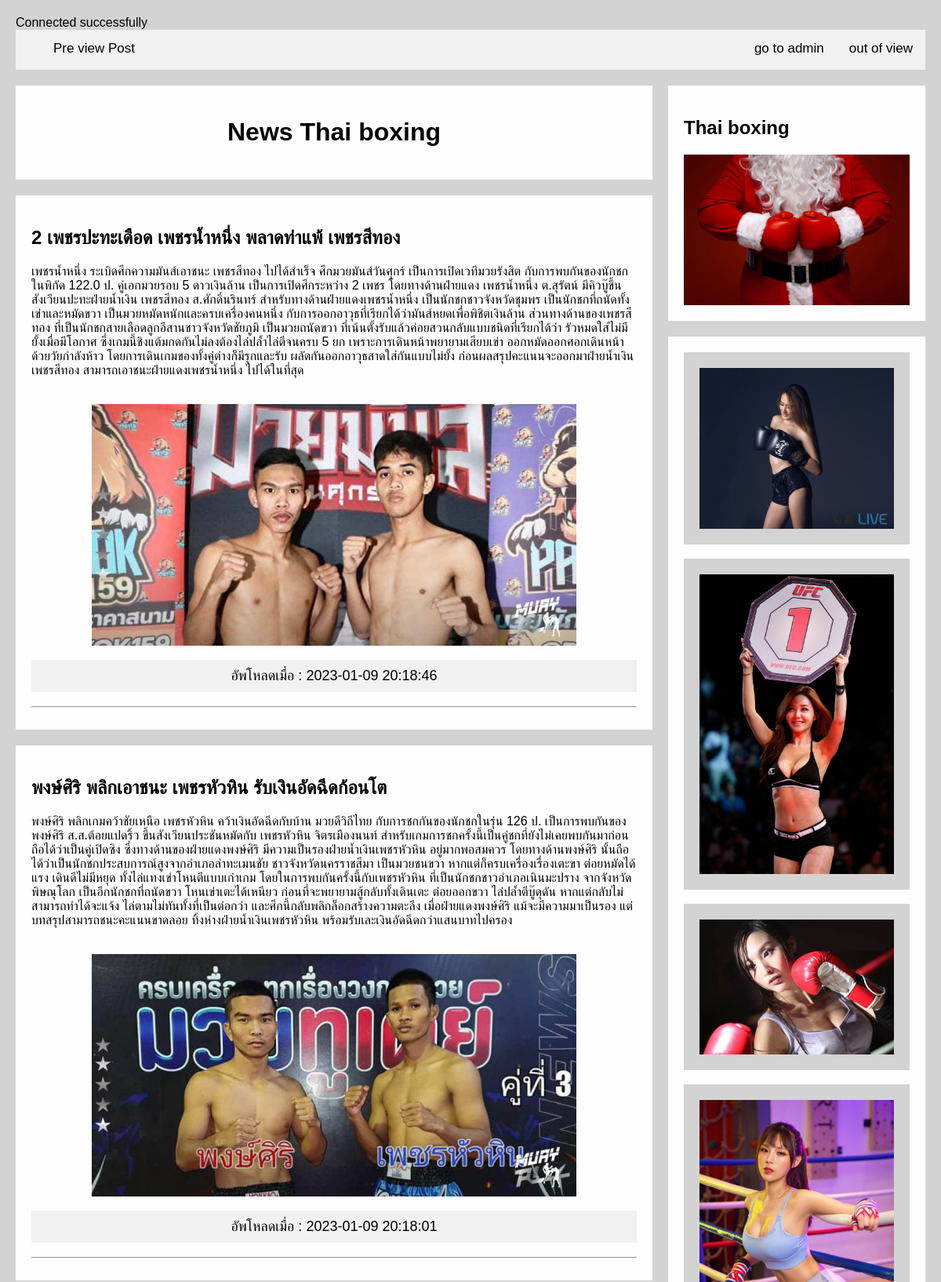
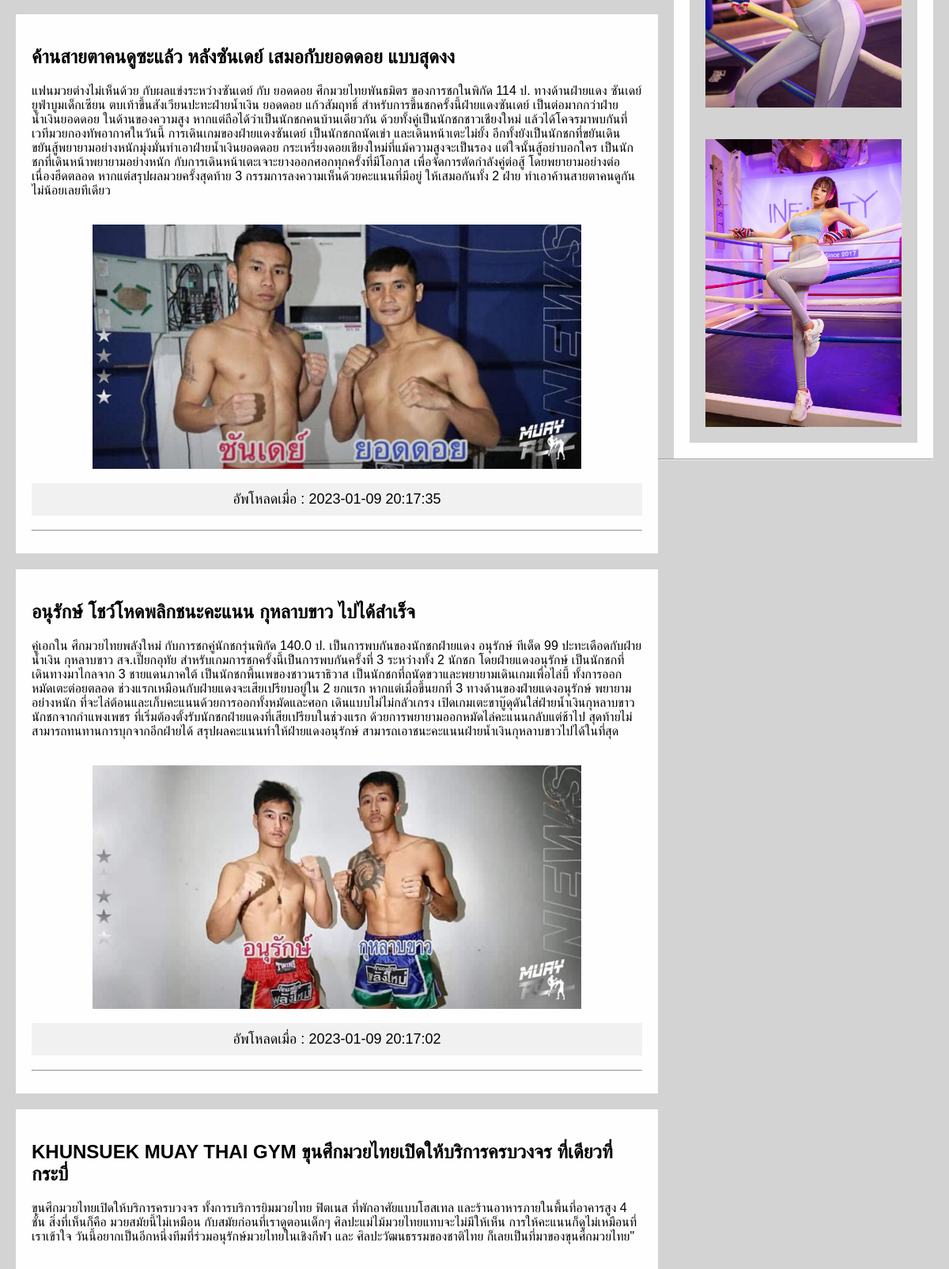
/admin/View_Post.php (signed in, upper part), run on the app's committed database (2 pictures, top to bottom).
### tables this page shows
CREATE TABLE `images` (
  `id` int(11) NOT NULL,
  `file_name` varchar(255) NOT NULL,
  `headlines` varchar(255) NOT NULL,
  `content` mediumtext NOT NULL,
  `uploaded_on` datetime NOT NULL,
  `status` enum('1','0') NOT NULL DEFAULT '1'
);

### admin/View_Post.php (the view, shortened to what this page needs)
<?php
    include_once '../config/dbConfig.php';
    require_once '../config/db.php';
?>
<!DOCTYPE html>
<html lang="en">
    <head>
        <link rel="stylesheet" href="../css/signin.css">
        <link rel="stylesheet" href="../css/news_Sy.css">
        <link rel="stylesheet" href="../css/signincontrol.css">
    </head>
<body>
  <?php
      if (isset($_SESSION['admin_login'])) {
      $admin_id = $_SESSION['admin_login'];
      $stmt = $conn->query("SELECT * FROM users WHERE id = $admin_id");
      $stmt->execute();
      $row = $stmt->fetch(PDO::FETCH_ASSOC);
        }
    ?>
        <div class="topnav">
            <a href="" class="info"><?php echo $row['username'] ?></a>
            <a href="">Pre view Post</a>
                <div class="topnav-right">
                    <a href="../admin.php">go to admin</a>
                    <a href="control.php">out of view</a>
                </div>
        </div>
        <body>
                <div class="leftcolumn">
                <div class="card">
                        <h1>News Thai boxing</h1>
                </div>
                        <?php
                            $query = $db->query("SELECT * FROM images ORDER BY uploaded_on DESC");
                            if ($query->num_rows > 0) {
                                while($row = $query->fetch_assoc()) {
                                    $imageURL = '../img/uploads/'.$row['file_name'];
                                    $headlines = $row['headlines'];
                                    $content = $row['content'];
                                    $uploaded_on = $row['uploaded_on'];
                                ?>
                        <div class="card">
                                <div class="">
                                    <div class="">
                                    <h2 style="text-align:left;" ><?php echo $headlines ?><br></h2><p style="text-align:left;"><?php echo $content ?></p><br><img src="<?php echo $imageURL ?>" alt="" width=" 80%" text-align=" center"  class="card-img"><br><p class="btn btn-sm btn-primary mb-3">อัพโหลดเมื่อ : <?php echo $uploaded_on ?></p><hr>
                                    </div>
                                </div>
                        </div>
                            <?php
                                }
                            } else { ?>
                            <p>No image found...</p>
                        <?php } ?>
                    </div>
                    <div class="rightcolumn">
                        <div class="card">
                        <h2>Thai boxing</h2>
                        <img src="../img/img_home/TB66666666666.jpg" style="width:100%">
                    </div>
                        <div class="card">
                            <div class="fakeimg"><img src="../img/img_home/GMLive-woman-we-love-muay-thai-beauty04.jpg" style="width:100%"></div><br>
                            <div class="fakeimg"><img src="../img/img_home/TB3214.jpg" style="width:100%"></div><br>
                            <div class="fakeimg"><img src="../img/img_home/TB322222222222222.jpg" style="width:100%"></div><br>
                            <div class="fakeimg"><img src="../img/img_home/TB09213.jpg" style="width:100%"></div>
                            <div class="fakeimg"><img src="../img/img_home/TB0942532.jpg" style="width:100%"></div>
                        </div>
                </div><hr>
    </body>
</html>

### css/signin.css (style rules this page uses)
body { margin:0; }
.topnav { overflow: hidden; background-color: #f1f1f1; }
.topnav a { float: left; display: block; color: black; text-align: center; padding: 14px 16px; text-decoration: none; font-size: 17px; border-bottom: 3px solid transparent; }
.topnav-right { float: right; }
body { font-family: Arial; }
* { box-sizing: border-box; }

### css/news_Sy.css (style rules this page uses)
* { box-sizing: border-box }
body { font-family: Verdana, sans-serif; margin:0 }
img { vertical-align: middle; }
* { box-sizing: border-box; }
body { font-family: Arial; padding: 20px; background: #d4d3d3; }
.leftcolumn { text-align: center; float: left; width: 70%; }
.rightcolumn { float:right; width: 30%; padding-left: 20px; }
.fakeimg { background-color: #d4d3d3; width: 100%; padding: 20px; }
.card { background-color: rgb(254, 254, 254); padding: 20px; margin-top: 20px; }

### css/signincontrol.css (style rules this page uses)
body { font-family: Arial, Helvetica, sans-serif; }
* { box-sizing: border-box; }

### admin/View_Post.php (style rules this page uses)
* { box-sizing: border-box; }
body { margin: 0; font-family: Arial, Helvetica, sans-serif; }
.btn { border: none; outline: none; padding: 10px 16px; background-color: #f1f1f1; cursor: pointer; font-size: 18px; }

### data on the page
images: headlines "2 เพชรปะทะเดือด เพชรน้ำหนึ่ง พลาดท่าแพ้ เพชรสีทอง", content "เพชรน้ำหนึ่ง ระเบิดศึกความมันส์เอาชนะ เพชรสีทอง ไปได้สำเร็จ ศึกมวยมันส์วันศุกร์ เป็นการเปิดเวทีมวยรังสิต กับการพบกันของนักชกในพิกัด 122.0 ป. คู่เอกมวยรอบ 5 ดาวเงินล้าน เป็นการเปิดศึกระหว่าง 2 เพชร โดยทางด้านฝ่ายแดง เพชรน้ำหนึ่ง ต.สุรัตน์ มีคิวบู๊ขึ้นสังเวียนปะทะฝ่ายน้ำเงิน เพชรสีทอง ส.ศักดิ์นรินทร์ สำหรับทางด้านฝ่ายแดงเพชรน้ำหนึ่ง เป็นนักชกชาวจังหวัดชุมพร เป็นนักชกที่ถนัดทั้งเข่าและหมัดขวา เป็นมวยหมัดหนักและครบเครื่องคนหนึ่ง กับการออกอาวุธที่เรียกได้ว่ามันส์หยดเพื่อพิชิตเงินล้าน ส่วนทางด้านของเพชรสีทอง ที่เป็นนักชกสายเลือดลูกอีสานชาวจังหวัดชัยภูมิ เป็นมวยถนัดขวา ที่เน้นตั้งรับแล้วค่อยสวนกลับแบบชนิดที่เรียกได้ว่า รัวหมดใส่ไม่มียั้งเมื่อมีโอกาศ ซึ่งเกมนี้ชิงแต้มกดกันไม่ลงต้องไล่ปล้ำไล่ตีจนครบ…", file_name (picture), uploaded_on "2023-01-09 20:18:46"
images: headlines "พงษ์ศิริ พลิกเอาชนะ เพชรหัวหิน รับเงินอัดฉีดก้อนโต", content "พงษ์ศิริ พลิกเกมคว้าชัยเหนือ เพชรหัวหิน คว้าเงินอัดฉีดกับบ้าน มวยดีวิถีไทย กับการชกกันของนักชกในรุ่น 126 ป. เป็นการพบกันของ พงษ์ศิริ ส.ส.ต้อยแปดริ้ว ขึ้นสังเวียนประชันหมัดกับ เพชรหัวหิน จิตรเมืองนนท์ สำหรับเกมการชกครั้งนี้เป็นคู่ชกที่ยังไม่เคยพบกันมาก่อน ถือได้ว่าเป็นคู่เปิดซิง ซึ่งทางด้านของฝ่ายแดงพงษ์ศิริ มีความเป็นรองฝ่ายน้ำเงินเพชรหัวหิน อยู่มากพอสมควร โดยทางด้านพงษ์ศิริ นั้นถือได้ว่าเป็นนักชกประสบการณ์สูงจากอำเภอลำทะเมนชัย ชาวจังหวัดนครราชสีมา เป็นมวยชนขวา หากแต่ก็ครบเครื่องเรื่องเตะขา ต่อยหมัดได้แรง เดินดีไม่มีหยุด ทั้งไล่แทงเข่าโหนตีแบบเก๋าเกม โดยในการพบกันครั้งนี้กับเพชรหัวหิน ที่เป็นนักชกชาวอำเภอเนินมะปราง จากจังหวัดพิษณุโลก เป็นอีกนักชกที่ถนัดขวา โหนเข่าเตะได้เหนียว…", file_name (picture), uploaded_on "2023-01-09 20:18:01"
images: headlines "ค้านสายตาคนดูซะแล้ว หลังซันเดย์ เสมอกับยอดดอย แบบสุดงง", content "แฟนมวยต่างไม่เห็นด้วย กับผลแข่งระหว่างซันเดย์ กับ ยอดดอย ศึกมวยไทยพันธมิตร ของการชกในพิกัด 114 ป. ทางด้านฝ่ายแดง ซันเดย์ ยูฟ่าบูมเด็กเซียน ตบเท้าขึ้นสังเวียนปะทะฝ่ายน้ำเงิน ยอดดอย แก้วสัมฤทธิ์ สำหรับการขึ้นชกครั้งนี้ฝ่ายแดงซันเดย์ เป็นต่อมากกว่าฝ่ายน้ำเงินยอดดอย ในด้านของความสูง หากแต่ถือได้ว่าเป็นนักชกคนบ้านเดียวกัน ด้วยทั้งคู่เป็นนักชกชาวเชียงใหม่ แล้วได้โคจรมาพบกันที่เวทีมวยกองทัพอากาศในวันนี้ การเดินเกมของฝ่ายแดงซันเดย์ เป็นนักชกถนัดเข่า และเดินหน้าเตะไม่ยั้ง อีกทั้งยังเป็นนักชกที่ขยันเดิน ขยันสู้พยายามอย่างหนักมุ่งมั่นทำเอาฝ่ายน้ำเงินยอดดอย กระเหรี่ยงดอยเชียงใหม่ที่แม้ความสูงจะเป็นรอง แต่ใจนั้นสู้อย่าบอกใคร เป็นนักชกที่เดินหน้าพยายามอย่างหนัก…", file_name (picture), uploaded_on "2023-01-09 20:17:35"
images: headlines "อนุรักษ์ โชว์โหดพลิกชนะคะแนน กุหลาบขาว ไปได้สำเร็จ", content "คู่เอกใน ศึกมวยไทยพลังใหม่ กับการชกคู่นักชกรุ่นพิกัด 140.0 ป. เป็นการพบกันของนักชกฝ่ายแดง อนุรักษ์ ทีเด็ด 99 ปะทะเดือดกับฝ่ายน้ำเงิน กุหลาบขาว สจ.เปี๊ยกอุทัย สำหรับเกมการชกครั้งนี้เป็นการพบกันครั้งที่ 3 ระหว่างทั้ง 2 นักชก โดยฝ่ายแดงอนุรักษ์ เป็นนักชกที่เดินทางมาไกลจาก 3 ชายแดนภาคใต้ เป็นนักชกพื้นเพของชาวนราธิวาส เป็นนักชกที่ถนัดขวาและพยายามเดินเกมเพื่อไล่บี้ ทั้งการออกหมัดเตะต่อยตลอด ช่วงแรกเหมือนกับฝ่ายแดงจะเสียเปรียบอยู่ใน 2 ยกแรก หากแต่เมื่อขึ้นยกที่ 3 ทางด้านของฝ่ายแดงอนุรักษ์ พยายามอย่างหนัก ที่จะไล่ต้อนและเก็บคะแนนด้วยการออกทั้งหมัดและศอก เดินแบบไม่ไม่กลัวเกรง เปิดเกมเตะขาบู๊ดุดันใส่ฝ่ายน้ำเงินกุหลาบขาว นักชกจากกำแพงเพชร ที่เริ่มต้องตั้งรับนักชกฝ่ายแดงที่เสียเปรียบในช่วงแรก…", file_name (picture), uploaded_on "2023-01-09 20:17:02"
images: headlines "KHUNSUEK MUAY THAI GYM ขุนศึกมวยไทยเปิดให้บริการครบวงจร ที่เดียวที่กระบี่", content "ขุนศึกมวยไทยเปิดให้บริการครบวงจร ทั้งการบริการยิมมวยไทย ฟิตเนส ที่พักอาศัยแบบโฮสเทล และร้านอาหารภายในพื้นที่อาคารสูง 4 ชั้น สิ่งที่เห็นก็คือ มวยสมัยนี้ไม่เหมือน กับสมัยก่อนที่เราดูตอนเด็กๆ ศิลปะแม่ไม้มวยไทยแทบจะไม่มีให้เห็น การให้คะแนนก็ดูไม่เหมือนที่เราเข้าใจ วันนี้อยากเป็นอีกหนึ่งทีมที่ร่วมอนุรักษ์มวยไทยในเชิงกีฬา และ ศิลปะวัฒนธรรมของชาติไทย ก็เลยเป็นที่มาของขุนศึกมวยไทย\""
